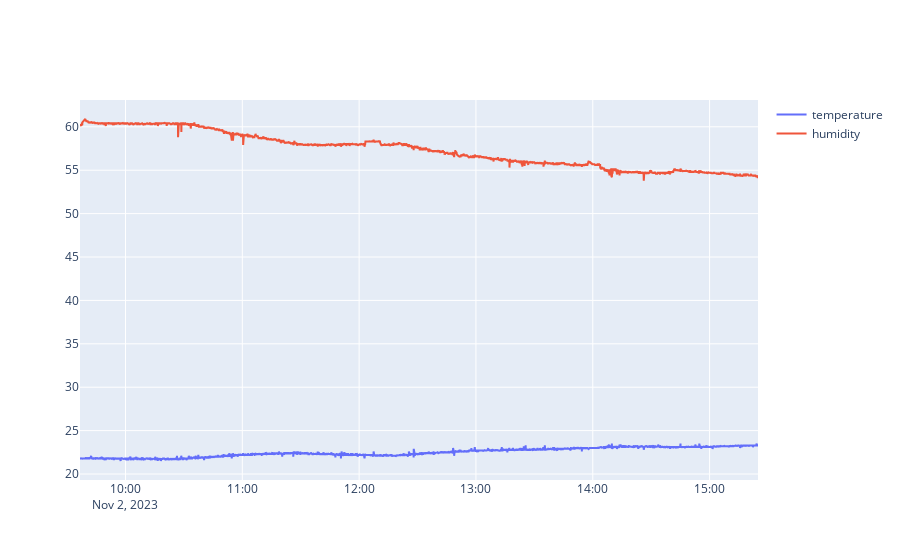

Source (notebook cell):
### Code cell
import plotly.graph_objects as go

fig = go.Figure()
fig.add_trace(go.Scatter(x=df["datetime"], y=df["temperature"], name="temperature"))
fig.add_trace(go.Scatter(x=df["datetime"], y=df["humidity"], name="humidity"))
fig.show()

### Figure 1 — Plotly figure (JSON) as saved in the notebook; plotly's stock layout.template omitted (floating-point values rounded to 4 significant figures; data arrays with more than 128 entries replaced by an {"elided": "..."} marker saying what was removed)
{"data": [{"name": "temperature", "type": "scatter", "x": {"elided": "9429 str values"}, "y": {"elided": "9429 float values"}}, {"name": "humidity", "type": "scatter", "x": {"elided": "9429 str values"}, "y": {"elided": "9429 float values"}}], "layout": {}}
